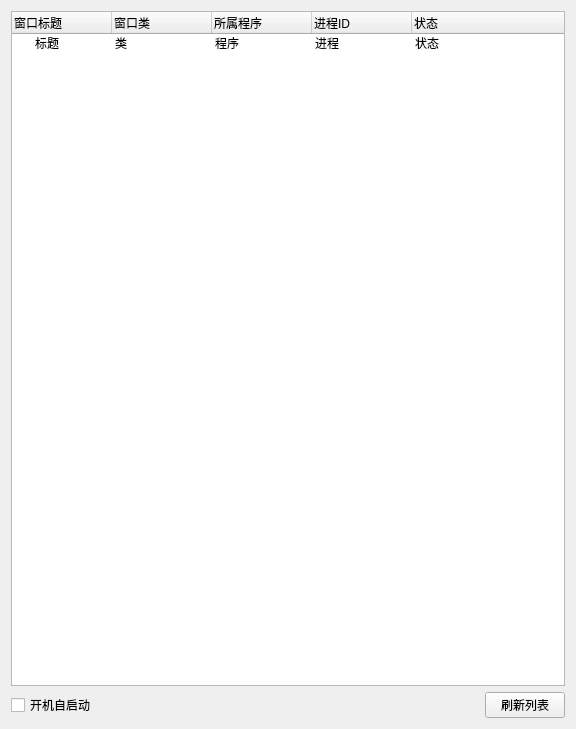
<?xml version="1.0" encoding="UTF-8"?>
<ui version="4.0">
 <class>MainWindowClass</class>
 <widget class="QMainWindow" name="MainWindowClass">
  <property name="geometry">
   <rect>
    <x>0</x>
    <y>0</y>
    <width>576</width>
    <height>729</height>
   </rect>
  </property>
  <property name="windowTitle">
   <string>拦截窗口</string>
  </property>
  <widget class="QWidget" name="centralWidget">
   <layout class="QGridLayout" name="gridLayout_2">
    <item row="1" column="1">
     <spacer name="horizontalSpacer">
      <property name="orientation">
       <enum>Qt::Horizontal</enum>
      </property>
      <property name="sizeHint" stdset="0">
       <size>
        <width>40</width>
        <height>20</height>
       </size>
      </property>
     </spacer>
    </item>
    <item row="1" column="2">
     <widget class="QPushButton" name="updateButton">
      <property name="text">
       <string>刷新列表</string>
      </property>
     </widget>
    </item>
    <item row="1" column="0">
     <widget class="QCheckBox" name="bootCheckBox">
      <property name="text">
       <string>开机自启动</string>
      </property>
     </widget>
    </item>
    <item row="0" column="0" colspan="3">
     <widget class="QTreeWidget" name="windowTreeWidget">
      <column>
       <property name="text">
        <string>窗口标题</string>
       </property>
      </column>
      <column>
       <property name="text">
        <string>窗口类</string>
       </property>
      </column>
      <column>
       <property name="text">
        <string>所属程序</string>
       </property>
      </column>
      <column>
       <property name="text">
        <string>进程ID</string>
       </property>
      </column>
      <column>
       <property name="text">
        <string>状态</string>
       </property>
      </column>
      <item>
       <property name="text">
        <string>标题</string>
       </property>
       <property name="text">
        <string>类</string>
       </property>
       <property name="text">
        <string>程序</string>
       </property>
       <property name="text">
        <string>进程</string>
       </property>
       <property name="text">
        <string>状态</string>
       </property>
      </item>
     </widget>
    </item>
   </layout>
  </widget>
 </widget>
 <layoutdefault spacing="6" margin="11"/>
 <resources>
  <include location="MainWindow.qrc"/>
 </resources>
 <connections/>
</ui>
